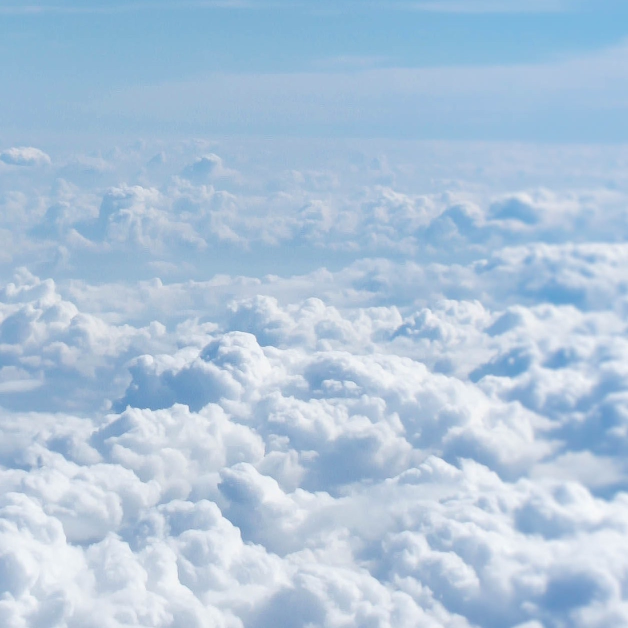
#> input picture back_end/noise_from_weather/sky.jpg, 1256 x 1256 px (shown at 1/2 size)
$ jupyter execute noise_from_image.ipynb   (older library calls are emulated)
#> lines starting #> are read from the running program, lines starting #| are printed output that depends on the picture
[cell 1]
from PIL import Image
import numpy as np

[cell 2]
im = Image.open('sky.jpg')
#> im is the input picture: PIL image 1256x1256 RGB; mean R, G, B 174.1, 197.1, 219.1
im = im.resize((16,16), Image.ANTIALIAS)
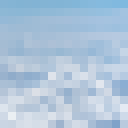
#> im: PIL image 16x16 RGB (shown 8 times larger); mean R, G, B 174, 197.1, 219.1

[cell 3]
rgb = np.asarray(list(im.getdata())) # get pixels
#> rgb = 256 rows, first 8: [134, 180, 212], [132, 180, 212], [130, 179, 211], [131, 179, 211], [130, 179, 212], [131, 180, 212], [131, 180, 213], [130, 180, 213]

[cell 4]
rgb = rgb / 255 #normalise rgb
#> rgb = 256 rows, first 8: [0.525, 0.706, 0.831], [0.518, 0.706, 0.831], [0.51, 0.702, 0.827], [0.514, 0.702, 0.827], [0.51, 0.702, 0.831], [0.514, 0.706, 0.831], [0.514, 0.706, 0.835], [0.51, 0.706, 0.835]

[cell 5]
# rgb to greyscale conversion weights
r_w = 0.3
g_w = 0.59
b_w = 0.11

[cell 6]
# make_grayscale = lambda c: c[0] * r_w +
#                            c[1] * g_w +
#                            c[2] * b_w

rgb[0]
#> Out = [0.525, 0.706, 0.831]

[cell 7]
# custom function
def make_gray(r, g, b):
  return r * r_w + g * g_w + b * b_w

[cell 8]
gs = []

for c in rgb:
    r,g,b = c
    gs.append(make_gray(r,g,b))
#> this loop made 256 passes
#> after the loop, gs = 256 values, max 0.933 at index 225, min 0.611 at index 254, mean 0.755

gs = np.asarray(gs)

[cell 9]
len(gs)
#> Out = 256
